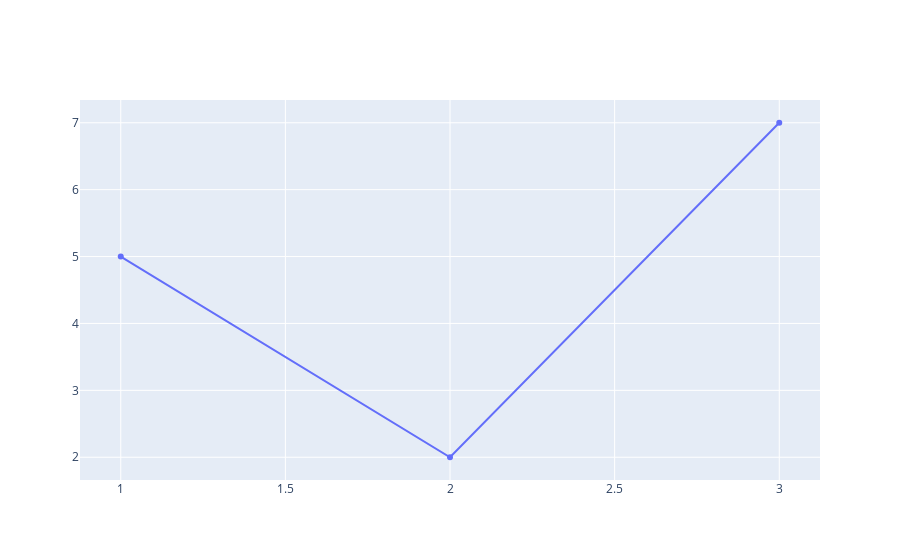

The notebook cell saved with this chart:
### Code cell
#exemplo simples

iplot([{'x': [1, 2, 3], 'y': [5, 2, 7]}])

### Figure 1 — Plotly figure (JSON) as saved in the notebook; plotly's stock layout.template omitted (floating-point values rounded to 4 significant figures)
{"data": [{"type": "scatter", "x": [1, 2, 3], "y": [5, 2, 7]}], "layout": {}}
